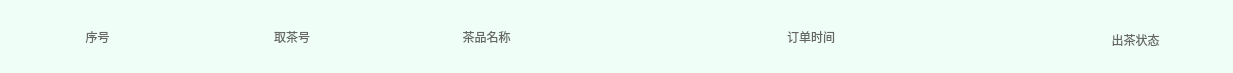
<?xml version="1.0" encoding="UTF-8"?>
<ui version="4.0">
 <class>Form</class>
 <widget class="QWidget" name="Form">
  <property name="geometry">
   <rect>
    <x>0</x>
    <y>0</y>
    <width>1233</width>
    <height>73</height>
   </rect>
  </property>
  <property name="minimumSize">
   <size>
    <width>0</width>
    <height>73</height>
   </size>
  </property>
  <property name="maximumSize">
   <size>
    <width>16777215</width>
    <height>73</height>
   </size>
  </property>
  <property name="windowTitle">
   <string>Form</string>
  </property>
  <layout class="QHBoxLayout" name="horizontalLayout">
   <property name="spacing">
    <number>0</number>
   </property>
   <property name="leftMargin">
    <number>0</number>
   </property>
   <property name="topMargin">
    <number>0</number>
   </property>
   <property name="rightMargin">
    <number>0</number>
   </property>
   <property name="bottomMargin">
    <number>0</number>
   </property>
   <item>
    <widget class="QWidget" name="widget" native="true">
     <property name="minimumSize">
      <size>
       <width>0</width>
       <height>73</height>
      </size>
     </property>
     <property name="maximumSize">
      <size>
       <width>16777215</width>
       <height>73</height>
      </size>
     </property>
     <property name="styleSheet">
      <string notr="true">QWidget#widget{
	background-color:rgba(239, 255, 247, 1);
}</string>
     </property>
     <layout class="QHBoxLayout" name="horizontalLayout_78" stretch="3,3,3,7,3">
      <property name="spacing">
       <number>0</number>
      </property>
      <property name="leftMargin">
       <number>0</number>
      </property>
      <property name="topMargin">
       <number>0</number>
      </property>
      <property name="rightMargin">
       <number>0</number>
      </property>
      <property name="bottomMargin">
       <number>0</number>
      </property>
      <item>
       <widget class="QLabel" name="l_1">
        <property name="styleSheet">
         <string notr="true">color:rgba(102, 102, 102, 1);</string>
        </property>
        <property name="text">
         <string>序号</string>
        </property>
        <property name="alignment">
         <set>Qt::AlignCenter</set>
        </property>
       </widget>
      </item>
      <item>
       <widget class="QLabel" name="l_2">
        <property name="styleSheet">
         <string notr="true">color:rgba(102, 102, 102, 1);</string>
        </property>
        <property name="text">
         <string>取茶号</string>
        </property>
        <property name="alignment">
         <set>Qt::AlignCenter</set>
        </property>
       </widget>
      </item>
      <item>
       <widget class="QLabel" name="l_3">
        <property name="styleSheet">
         <string notr="true">color:rgba(102, 102, 102, 1);</string>
        </property>
        <property name="text">
         <string>茶品名称</string>
        </property>
        <property name="alignment">
         <set>Qt::AlignCenter</set>
        </property>
       </widget>
      </item>
      <item>
       <widget class="QLabel" name="l_4">
        <property name="styleSheet">
         <string notr="true">color:rgba(102, 102, 102, 1);</string>
        </property>
        <property name="text">
         <string>订单时间</string>
        </property>
        <property name="alignment">
         <set>Qt::AlignCenter</set>
        </property>
       </widget>
      </item>
      <item>
       <widget class="QLabel" name="l_5">
        <property name="minimumSize">
         <size>
          <width>0</width>
          <height>80</height>
         </size>
        </property>
        <property name="maximumSize">
         <size>
          <width>16777215</width>
          <height>80</height>
         </size>
        </property>
        <property name="styleSheet">
         <string notr="true">color:rgba(102, 102, 102, 1);</string>
        </property>
        <property name="text">
         <string>出茶状态</string>
        </property>
        <property name="alignment">
         <set>Qt::AlignCenter</set>
        </property>
       </widget>
      </item>
     </layout>
    </widget>
   </item>
  </layout>
 </widget>
 <resources/>
 <connections/>
</ui>
